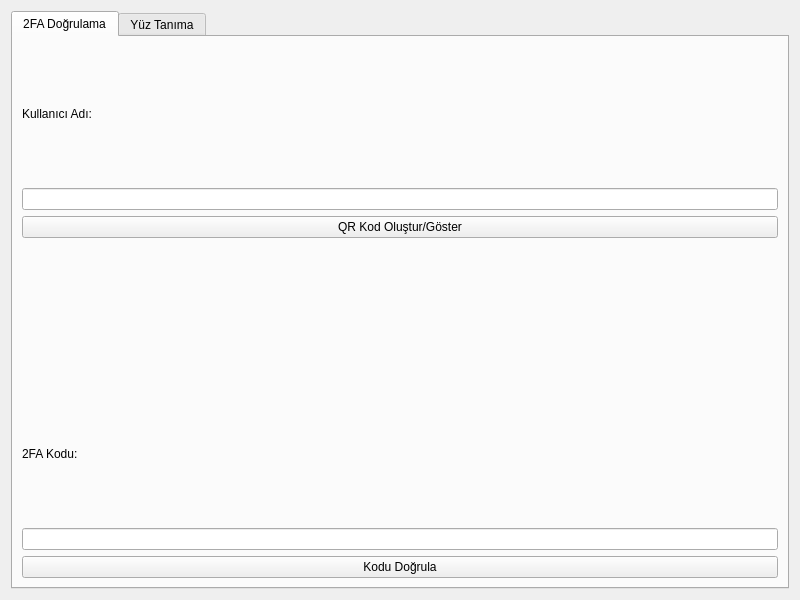
<?xml version="1.0" encoding="UTF-8"?>
<ui version="4.0">
 <class>Widget</class>
 <widget class="QWidget" name="Widget">
  <property name="geometry">
   <rect>
    <x>0</x>
    <y>0</y>
    <width>800</width>
    <height>600</height>
   </rect>
  </property>
  <property name="windowTitle">
   <string>StayScreenedAndSafe</string>
  </property>
  <layout class="QVBoxLayout" name="verticalLayout">
   <item>
    <widget class="QTabWidget" name="tabs">
     <property name="currentIndex">
      <number>0</number>
     </property>
     <widget class="QWidget" name="tab_2fa">
      <attribute name="title">
       <string>2FA Doğrulama</string>
      </attribute>
      <layout class="QVBoxLayout" name="verticalLayout_2fa">
       <item>
        <widget class="QLabel" name="username_label">
         <property name="text">
          <string>Kullanıcı Adı:</string>
         </property>
        </widget>
       </item>
       <item>
        <widget class="QLineEdit" name="username_entry"/>
       </item>
       <item>
        <widget class="QPushButton" name="generate_button">
         <property name="text">
          <string>QR Kod Oluştur/Göster</string>
         </property>
        </widget>
       </item>
       <item>
        <widget class="QLabel" name="qr_label"/>
       </item>
       <item>
        <widget class="QLabel" name="code_label">
         <property name="text">
          <string>2FA Kodu:</string>
         </property>
        </widget>
       </item>
       <item>
        <widget class="QLineEdit" name="code_entry"/>
       </item>
       <item>
        <widget class="QPushButton" name="verify_button">
         <property name="text">
          <string>Kodu Doğrula</string>
         </property>
        </widget>
       </item>
      </layout>
     </widget>
     <widget class="QWidget" name="tab_face">
      <attribute name="title">
       <string>Yüz Tanıma</string>
      </attribute>
      <layout class="QVBoxLayout" name="verticalLayout_face">
       <item>
        <widget class="QPushButton" name="face_register_button">
         <property name="text">
          <string>Yüz Kayıt</string>
         </property>
        </widget>
       </item>
       <item>
        <widget class="QPushButton" name="face_verify_button">
         <property name="text">
          <string>Yüz Doğrulama</string>
         </property>
        </widget>
       </item>
      </layout>
     </widget>
    </widget>
   </item>
  </layout>
 </widget>
 <resources/>
 <connections/>
</ui>
